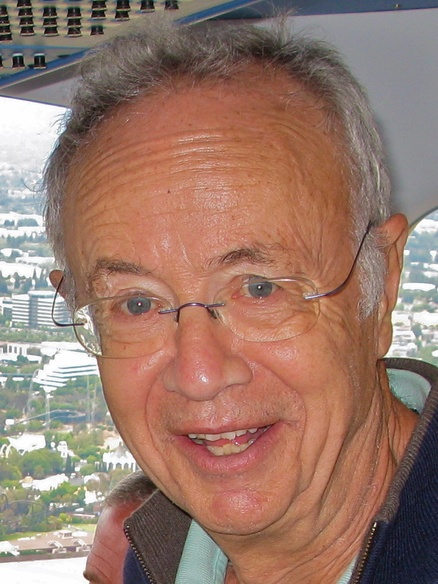
#> input picture assets_tsmc/images/andy_grove_raw.jpg, 438 x 584 px, shrunk from 770 x 1027 before the run
$ python -i download_and_grade_images.py   (imports and definitions only)
#> lines starting #> are read from the running program, lines starting #| are printed output that depends on the picture
import os
import urllib.request
import ssl
import cv2
import numpy as np

OUTPUT_DIR = "assets_tsmc/images"
# [1 line not run here, left out]

IMAGE_MAP = {
    "morris_chang": "https://upload.wikimedia.org/wikipedia/commons/4/47/11.21_2020_APEC%E6%9A%A8%E7%B6%93%E6%BF%9F%E9%A0%98%E8%A2%96%E6%9C%83%E8%AD%B0%E6%9C%83%E5%BE%8C%E8%A8%98%E8%80%85%E6%9C%83_%2850628253717%29_%28cropped2%29.jpg",
    "andy_grove": "https://upload.wikimedia.org/wikipedia/commons/e/e8/Intel_Inside_%283607903903%29_%28cropped%29.jpg",
    "jensen_huang": "https://upload.wikimedia.org/wikipedia/commons/thumb/c/c8/Jensen_Huang_Stanford_2026-04-30_010_%28cropped%29.jpg/1280px-Jensen_Huang_Stanford_2026-04-30_010_%28cropped%29.jpg",
    "mount_aso": "https://upload.wikimedia.org/wikipedia/commons/thumb/a/a1/20140516%E9%98%BF%E8%98%87%E5%B1%B1%E5%BA%83%E5%9F%9F.jpg/1280px-20140516%E9%98%BF%E8%98%87%E5%B1%B1%E5%BA%83%E5%9F%9F.jpg",
    "tim_cook": "https://upload.wikimedia.org/wikipedia/commons/1/10/Tim_Cook_in_New_York_City_-_2026_%28cropped%29.jpg",
    "steve_jobs": "https://upload.wikimedia.org/wikipedia/commons/thumb/a/ae/Steve_Jobs_Headshot_2010_%28cropped_6%29.jpg/1280px-Steve_Jobs_Headshot_2010_%28cropped_6%29.jpg",
    "lehman_brothers": "https://upload.wikimedia.org/wikipedia/commons/thumb/5/53/Lehman_Brothers_Times_Square_by_David_Shankbone.jpg/1280px-Lehman_Brothers_Times_Square_by_David_Shankbone.jpg",
    "hsinchu_park": "https://upload.wikimedia.org/wikipedia/commons/thumb/2/29/Taiwan_Photon_Source_2013.jpg/1280px-Taiwan_Photon_Source_2013.jpg",
    "silicon_wafer": "https://upload.wikimedia.org/wikipedia/commons/f/ff/ICC_2008_Poland_Silicon_Wafer_1_edit.png"
}

def apply_archival_vintage_grade(input_path, output_path):
#> called with input_path = '../assets_tsmc/images/andy_grove_raw.jpg', output_path = 'out.png'
    img = cv2.imread(input_path)
#> img is the input picture: shape (584, 438, 3); mean B, G, R 107.9, 121.5, 153.4
    if img is None:
        print(f"Warning: Could not read image {input_path}")
        return

    # 1. Grayscale
    gray = cv2.cvtColor(img, cv2.COLOR_BGR2GRAY)
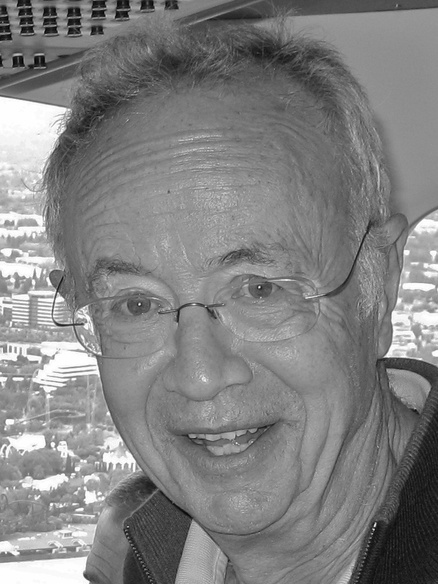
#> gray: shape (584, 438); min 0, max 255, mean 129.5

    # 2. CLAHE for punchy dramatic historical documentary contrast
    clahe = cv2.createCLAHE(clipLimit=2.8, tileGridSize=(8, 8))
    enhanced = clahe.apply(gray)
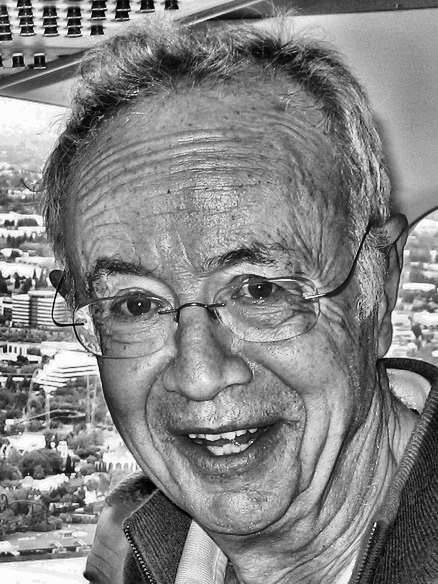
#> enhanced: shape (584, 438); min 0, max 255, mean 132.8

    # 3. Add Film Grain
    h, w = enhanced.shape
#> h = 584; w = 438
    noise = np.random.normal(0, 12, (h, w)).astype(np.float32)
    noisy = np.clip(enhanced.astype(np.float32) + noise, 0, 255).astype(np.uint8)

    # 4. Archival warm tone
    bgr = cv2.cvtColor(noisy, cv2.COLOR_GRAY2BGR)
    sepia_b = np.clip(bgr[:, :, 0] * 0.88, 0, 255).astype(np.uint8)
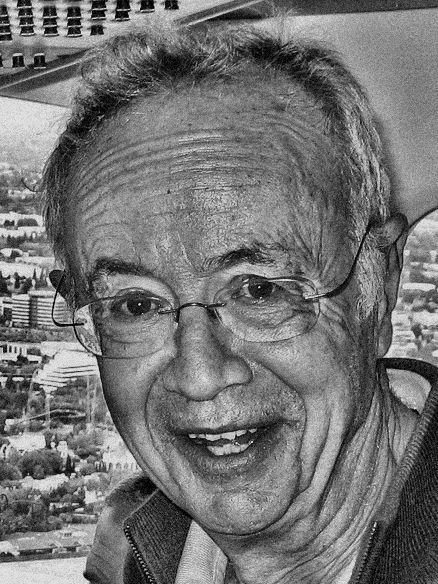
#> sepia_b: shape (584, 438); min 0, max 224, mean 115.9
    sepia_g = np.clip(bgr[:, :, 1] * 0.96, 0, 255).astype(np.uint8)
    sepia_r = np.clip(bgr[:, :, 2] * 1.06, 0, 255).astype(np.uint8)
    vintage_result = cv2.merge([sepia_b, sepia_g, sepia_r])
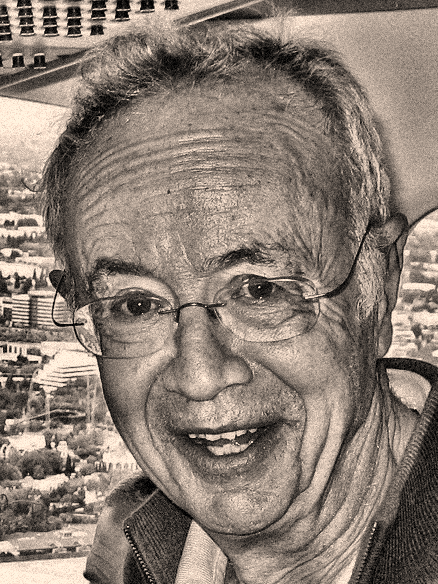
#> vintage_result: shape (584, 438, 3); mean B, G, R 115.9, 126.5, 139.5

    # 5. Subtle Vignette
    Y, X = np.ogrid[:h, :w]
#> Y = 584 values from 0 to 583
    center_y, center_x = h / 2, w / 2
#> center_y = 292; center_x = 219
    dist_from_center = np.sqrt((X - center_x)**2 + (Y - center_y)**2)
    max_dist = np.sqrt(center_x**2 + center_y**2)
#> max_dist = 365
    vignette = 1.0 - 0.32 * (dist_from_center / max_dist)**2
    for c in range(3):
        vintage_result[:, :, c] = np.clip(vintage_result[:, :, c] * vignette, 0, 255).astype(np.uint8)
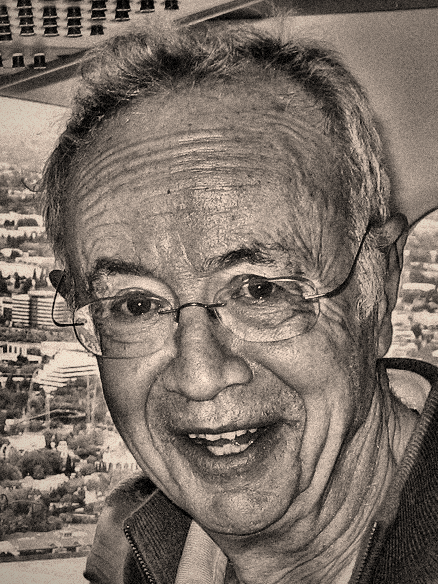
#> vintage_result: shape (584, 438, 3); mean B, G, R 103.2, 112.7, 124.3

    cv2.imwrite(output_path, vintage_result)
    print(f"Gradded vintage print: {output_path}")

ctx = ssl._create_unverified_context()
headers = {
    'User-Agent': 'Mozilla/5.0 (Windows NT 10.0; Win64; x64) AppleWebKit/537.36 (KHTML, like Gecko) Chrome/120.0.0.0 Safari/537.36',
    'Accept': 'image/webp,image/apng,image/*,*/*;q=0.8'
}

# [13 lines not run here, left out]

>>> result = apply_archival_vintage_grade('../assets_tsmc/images/andy_grove_raw.jpg', 'out.png')

$ run again, on assets_tsmc/images/morris_chang_raw.jpg
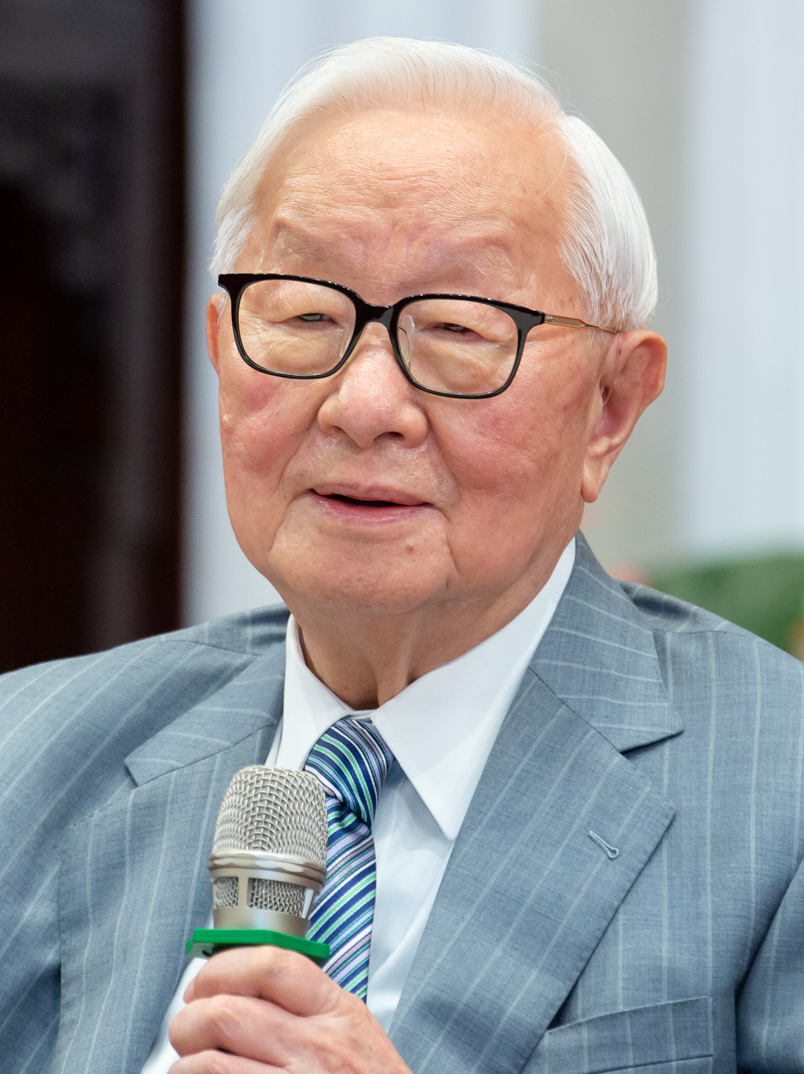
#> input picture assets_tsmc/images/morris_chang_raw.jpg, 804 x 1074 px
#> in apply_archival_vintage_grade, img is the input picture: shape (1074, 804, 3); mean B, G, R 143.9, 143.1, 146.4
#> in apply_archival_vintage_grade, `gray = cv2.cvtColor(img, cv2.COLOR_BGR2GRAY)`:
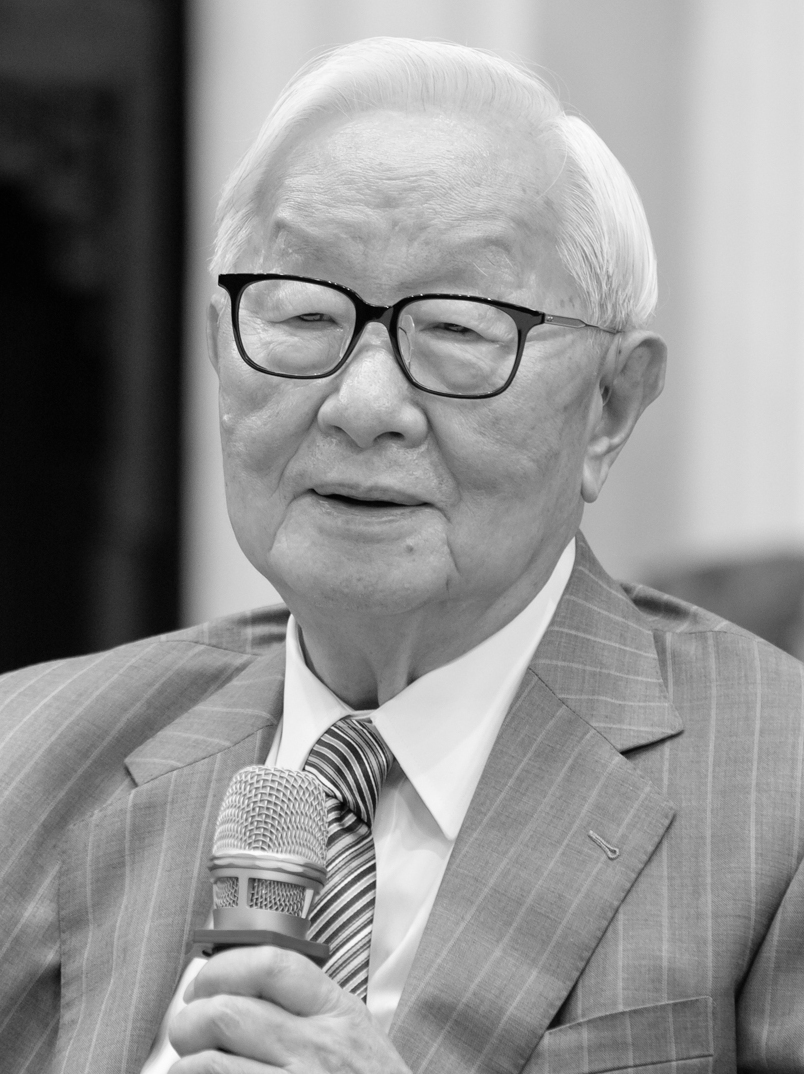
#> gray: shape (1074, 804); min 0, max 253, mean 144.2
#> after the loop in apply_archival_vintage_grade, `for c in range(3):`:
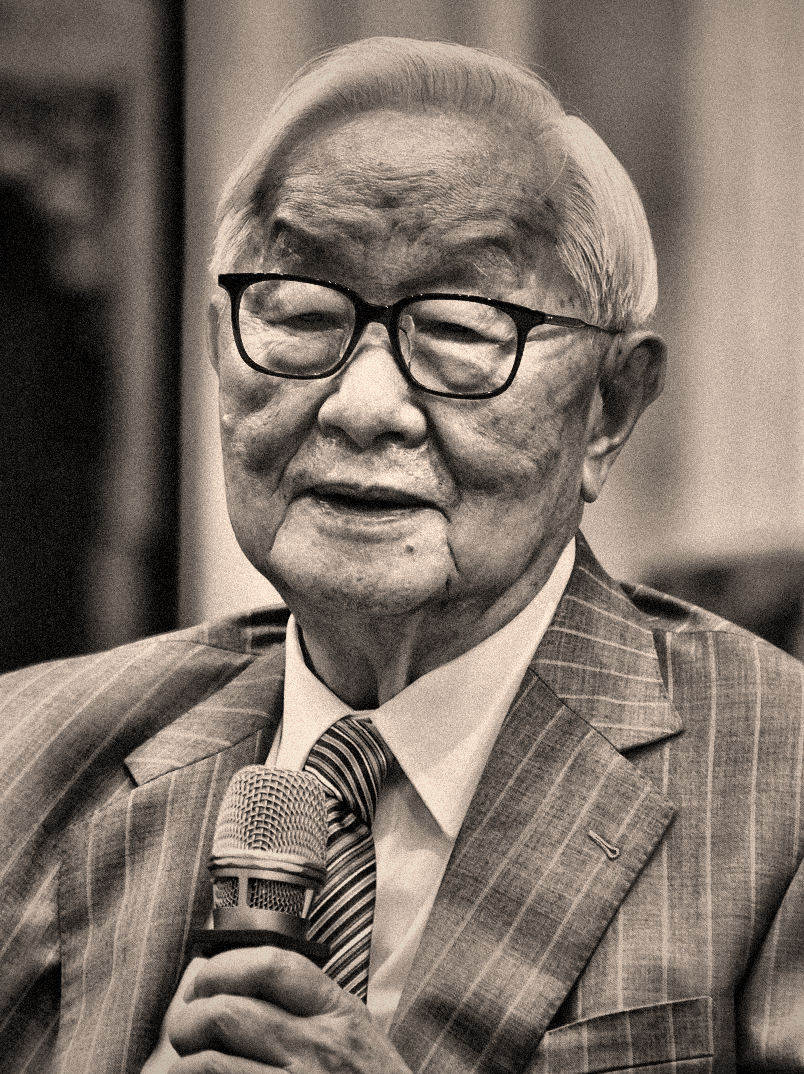
#> vintage_result: shape (1074, 804, 3); mean B, G, R 103, 112.5, 124.1

$ run again, on assets_tsmc/images/mount_aso_raw.jpg
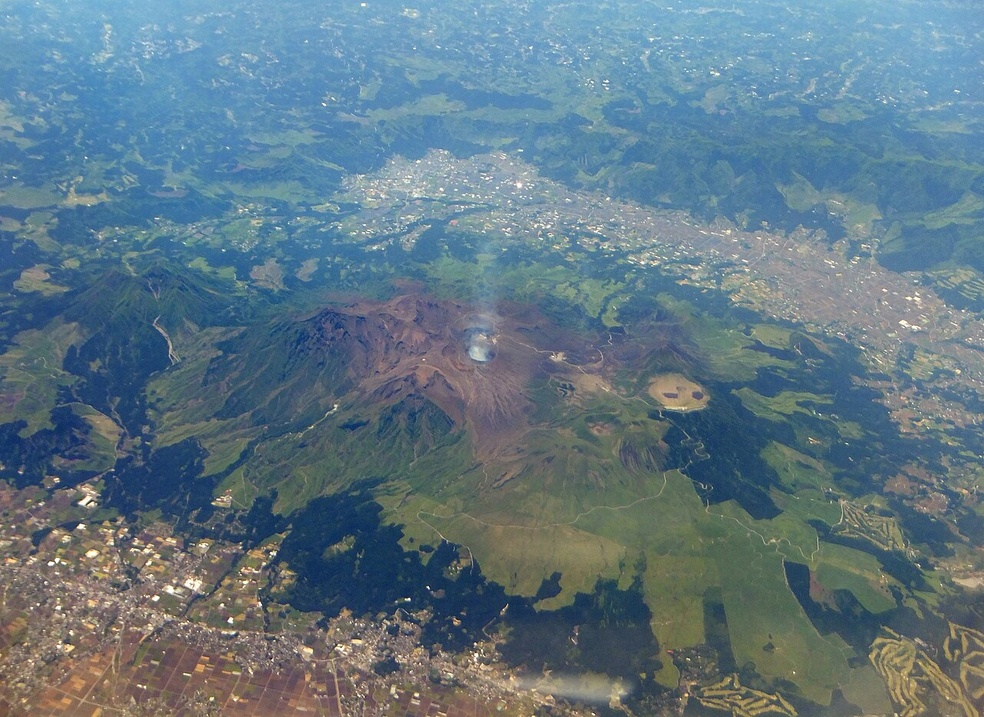
#> input picture assets_tsmc/images/mount_aso_raw.jpg, 984 x 717 px, shrunk from 1280 x 933 before the run
#> in apply_archival_vintage_grade, img is the input picture: shape (717, 984, 3); mean B, G, R 132.4, 119.6, 97.2
#> in apply_archival_vintage_grade, `gray = cv2.cvtColor(img, cv2.COLOR_BGR2GRAY)`:
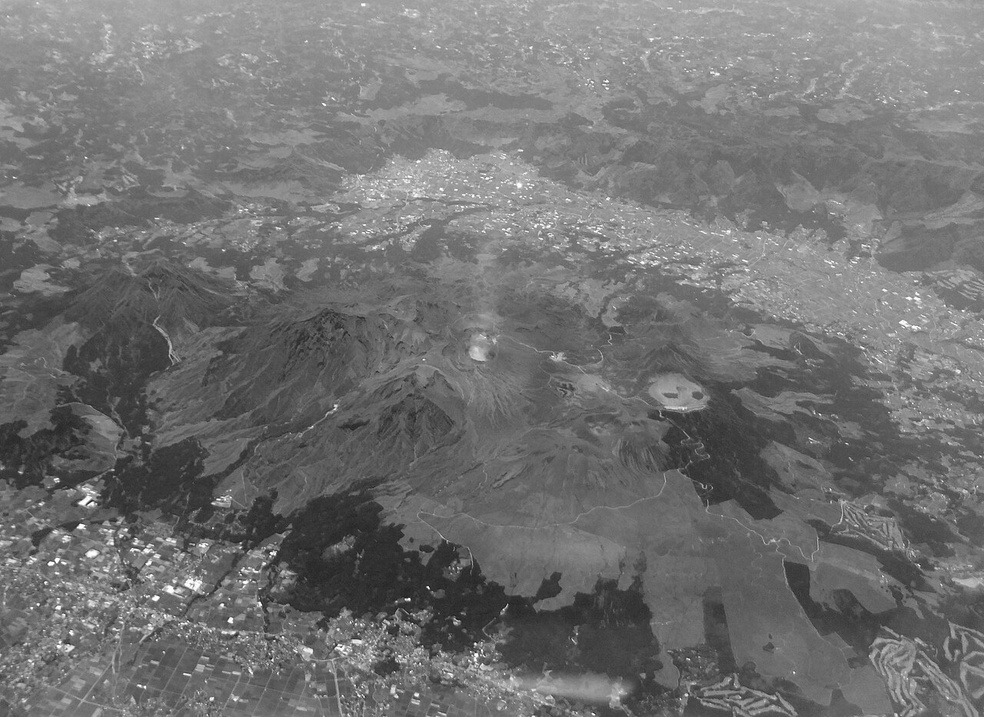
#> gray: shape (717, 984); min 7, max 255, mean 114.3
#> after the loop in apply_archival_vintage_grade, `for c in range(3):`:
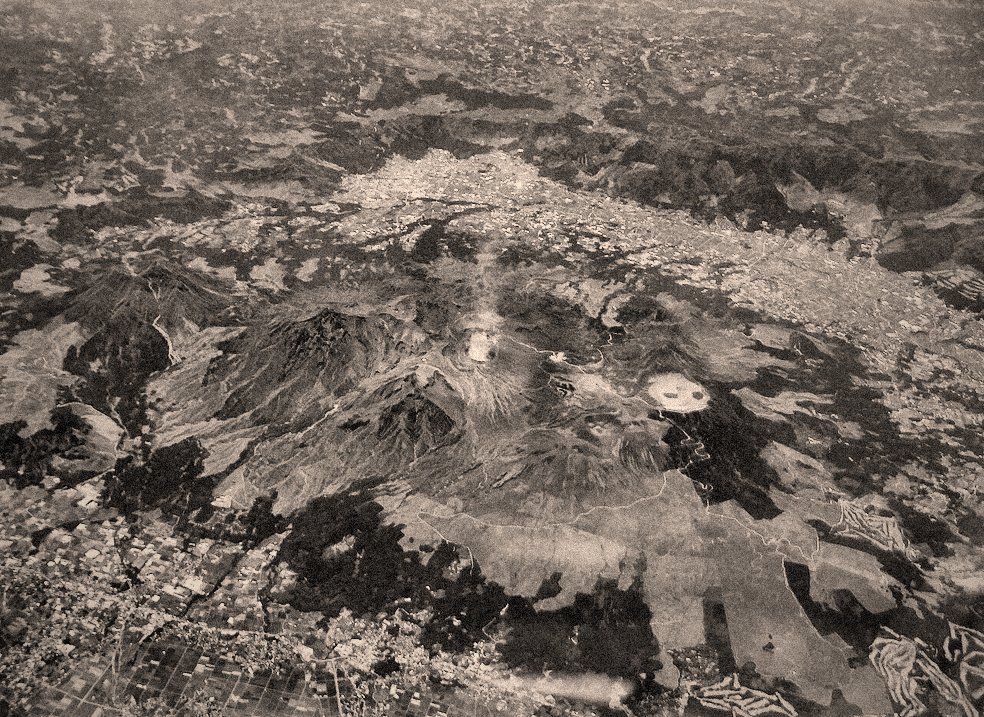
#> vintage_result: shape (717, 984, 3); mean B, G, R 93.4, 102, 112.7
